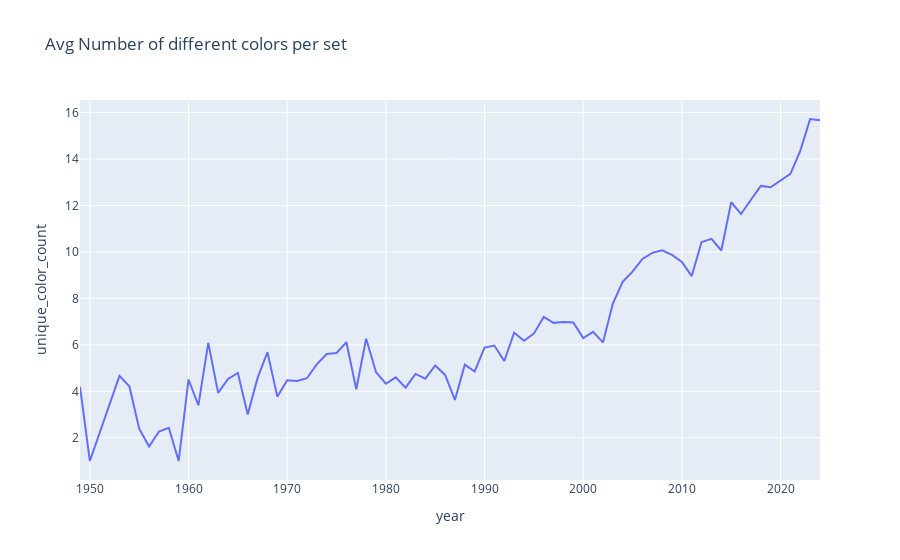

Here is the notebook cell this chart was saved with:
### Code cell
fig_diff_colors_per_year = px.line(diff_colors_per_year,x='year',y='unique_color_count',title= 'Avg Number of different colors per set')
fig_diff_colors_per_year.show()

### Figure 1 — Plotly figure (JSON) as saved in the notebook; plotly's stock layout.template omitted (floating-point values rounded to 4 significant figures)
{"data": [{"hovertemplate": "year=%{x}<br>unique_color_count=%{y}<extra></extra>", "legendgroup": "", "line": {"color": "#636efa", "dash": "solid"}, "marker": {"symbol": "circle"}, "mode": "lines", "name": "", "orientation": "v", "showlegend": false, "type": "scatter", "x": [1949, 1950, 1953, 1954, 1955, 1956, 1957, 1958, 1959, 1960, 1961, 1962, 1963, 1964, 1965, 1966, 1967, 1968, 1969, 1970, 1971, 1972, 1973, 1974, 1975, 1976, 1977, 1978, 1979, 1980, 1981, 1982, 1983, 1984, 1985, 1986, 1987, 1988, 1989, 1990, 1991, 1992, 1993, 1994, 1995, 1996, 1997, 1998, 1999, 2000, 2001, 2002, 2003, 2004, 2005, 2006, 2007, 2008, 2009, 2010, 2011, 2012, 2013, 2014, 2015, 2016, 2017, 2018, 2019, 2020, 2021, 2022, 2023, 2024], "xaxis": "x", "y": [4.2, 1, 4.667, 4.214, 2.394, 1.625, 2.263, 2.431, 1, 4.5, 3.4, 6.083, 3.933, 4.531, 4.789, 3, 4.577, 5.684, 3.771, 4.472, 4.442, 4.564, 5.159, 5.605, 5.65, 6.111, 4.087, 6.263, 4.828, 4.327, 4.6, 4.161, 4.75, 4.544, 5.115, 4.705, 3.627, 5.148, 4.855, 5.884, 5.972, 5.305, 6.522, 6.177, 6.481, 7.203, 6.947, 6.987, 6.96, 6.292, 6.562, 6.106, 7.77, 8.712, 9.154, 9.698, 9.962, 10.07, 9.875, 9.566, 8.963, 10.43, 10.56, 10.06, 12.14, 11.64, 12.25, 12.84, 12.78, 13.09, 13.36, 14.35, 15.72, 15.67], "yaxis": "y"}], "layout": {"legend": {"tracegroupgap": 0}, "title": {"text": "Avg Number of different colors per set"}, "xaxis": {"anchor": "y", "domain": [0, 1], "title": {"text": "year"}}, "yaxis": {"anchor": "x", "domain": [0, 1], "title": {"text": "unique_color_count"}}}}
